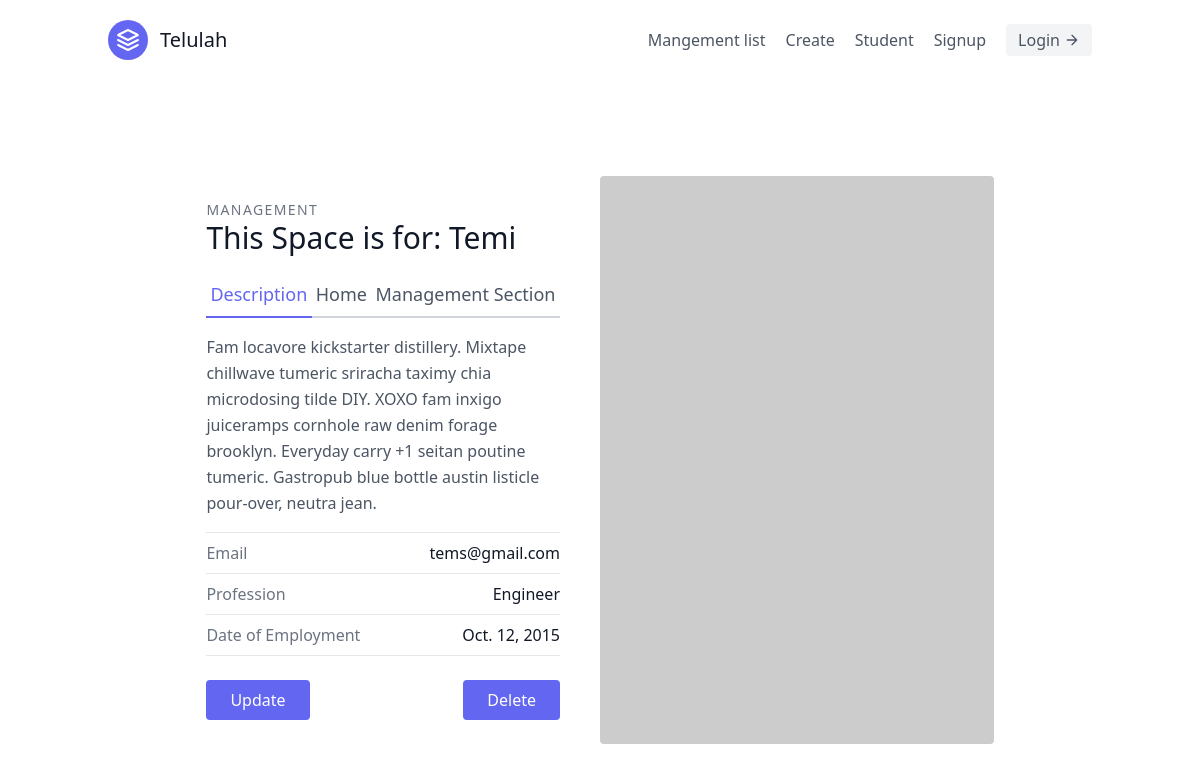
Screenshot of /app/3/ with the database file from the repository.
### app/models.py (models this page shows, shortened)
class Management(models.Model):
    user = models.ForeignKey(User, on_delete=models.CASCADE, null=True)
    name = models.CharField(max_length=20)
    email = models.EmailField(max_length=25, unique=True)
    profession = models.CharField(choices=PROFESSION, max_length=100)
    date_of_employment = models.DateField(max_length=20, null=True)

### app/views.py (the view)
# urls.py: path('<int:pk>/', app_detail, name='detail'),
def app_detail(request, pk):
    model = Management.objects.get(id=pk)
    context = {
        'students': model
    }
    return render(request, 'app_list.html', context=context)

### app/templates/app_list.html
{% extends "base.html" %}
{% block content %}
<section class="text-gray-600 body-font overflow-hidden">
  <div class="container px-5 py-24 mx-auto">
    <div class="lg:w-4/5 mx-auto flex flex-wrap">
      <div class="lg:w-1/2 w-full lg:pr-10 lg:py-6 mb-6 lg:mb-0">
        <h2 class="text-sm title-font text-gray-500 tracking-widest">MANAGEMENT</h2>
        <h1 class="text-gray-900 text-3xl title-font font-medium mb-4">This Space is for: {{students.name}}</h1>
        <div class="flex mb-4">
          <a class="flex-grow text-indigo-500 border-b-2 border-indigo-500 py-2 text-lg px-1">Description</a>
          <a href='/' class="flex-grow border-b-2 border-gray-300 py-2 text-lg px-1">Home</a>
          <a href='/app/' class="flex-grow border-b-2 border-gray-300 py-2 text-lg px-1">Management Section</a>
        </div>
        <p class="leading-relaxed mb-4">Fam locavore kickstarter distillery. Mixtape chillwave tumeric sriracha taximy chia microdosing tilde DIY. XOXO fam inxigo juiceramps cornhole raw denim forage brooklyn. Everyday carry +1 seitan poutine tumeric. Gastropub blue bottle austin listicle pour-over, neutra jean.</p>
        <div class="flex border-t border-gray-200 py-2">
          <span class="text-gray-500">Email</span>
          <span class="ml-auto text-gray-900">{{students.email}}</span>
        </div>
        <div class="flex border-t border-gray-200 py-2">
          <span class="text-gray-500">Profession</span>
          <span class="ml-auto text-gray-900">{{students.profession}}</span>
        </div>
        <div class="flex border-t border-b mb-6 border-gray-200 py-2">
          <span class="text-gray-500">Date of Employment</span>
          <span class="ml-auto text-gray-900">{{students.date_of_employment}}</span>
        </div>
        <div class="flex">
          <button class="flex text-white bg-indigo-500 border-0 py-2 px-6 focus:outline-none hover:bg-indigo-600 rounded"><a href='{% url 'apps:update' user.pk %}'>Update</a></button>
          <button class="flex ml-auto text-white bg-indigo-500 border-0 py-2 px-6 focus:outline-none hover:bg-indigo-600 rounded"><a href='{% url 'apps:delete' user.pk %}'>Delete</a></button>
        </div>
      </div>
      <img alt="ecommerce" class="lg:w-1/2 w-full lg:h-auto h-64 object-cover object-center rounded" src="https://dummyimage.com/400x400">
    </div>
  </div>
</section>
{% endblock content %}

### rows the page displays
Management: name "Temi", email "tems@gmail.com", profession "Engineer", date_of_employment "Oct. 12, 2015"
